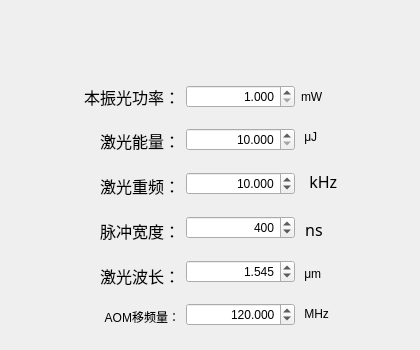
   <widget class="QWidget" name="tab_1">
    <attribute name="title">
     <string>激光参数</string>
    </attribute>
    <widget class="QWidget" name="horizontalLayoutWidget">
     <property name="geometry">
      <rect>
       <x>70</x>
       <y>70</y>
       <width>341</width>
       <height>271</height>
      </rect>
     </property>
     <layout class="QHBoxLayout" name="horizontalLayout_3">
      <item>
       <layout class="QVBoxLayout" name="verticalLayout">
        <item>
         <spacer name="verticalSpacer_19">
          <property name="orientation">
           <enum>Qt::Vertical</enum>
          </property>
          <property name="sizeHint" stdset="0">
           <size>
            <width>20</width>
            <height>40</height>
           </size>
          </property>
         </spacer>
        </item>
        <item>
         <widget class="QLabel" name="label_20">
          <property name="font">
           <font>
            <family>微软雅黑</family>
            <pointsize>12</pointsize>
           </font>
          </property>
          <property name="text">
           <string>本振光功率：</string>
          </property>
          <property name="alignment">
           <set>Qt::AlignRight|Qt::AlignTrailing|Qt::AlignVCenter</set>
          </property>
         </widget>
        </item>
        <item>
         <spacer name="verticalSpacer">
          <property name="orientation">
           <enum>Qt::Vertical</enum>
          </property>
          <property name="sizeHint" stdset="0">
           <size>
            <width>20</width>
            <height>40</height>
           </size>
          </property>
         </spacer>
        </item>
        <item>
         <widget class="QLabel" name="label_19">
          <property name="font">
           <font>
            <family>微软雅黑</family>
            <pointsize>12</pointsize>
           </font>
          </property>
          <property name="text">
           <string>激光能量：</string>
          </property>
          <property name="alignment">
           <set>Qt::AlignRight|Qt::AlignTrailing|Qt::AlignVCenter</set>
          </property>
         </widget>
        </item>
        <item>
         <spacer name="verticalSpacer_2">
          <property name="orientation">
           <enum>Qt::Vertical</enum>
          </property>
          <property name="sizeHint" stdset="0">
           <size>
            <width>20</width>
            <height>40</height>
           </size>
          </property>
         </spacer>
        </item>
        <item>
         <widget class="QLabel" name="label_15">
          <property name="font">
           <font>
            <family>微软雅黑</family>
            <pointsize>12</pointsize>
           </font>
          </property>
          <property name="text">
           <string>激光重频：</string>
          </property>
          <property name="alignment">
           <set>Qt::AlignRight|Qt::AlignTrailing|Qt::AlignVCenter</set>
          </property>
         </widget>
        </item>
        <item>
         <spacer name="verticalSpacer_3">
          <property name="orientation">
           <enum>Qt::Vertical</enum>
          </property>
          <property name="sizeHint" stdset="0">
           <size>
            <width>20</width>
            <height>40</height>
           </size>
          </property>
         </spacer>
        </item>
        <item>
         <widget class="QLabel" name="label_10">
          <property name="font">
           <font>
            <family>微软雅黑</family>
            <pointsize>12</pointsize>
           </font>
          </property>
          <property name="text">
           <string>脉冲宽度：</string>
          </property>
          <property name="alignment">
           <set>Qt::AlignRight|Qt::AlignTrailing|Qt::AlignVCenter</set>
          </property>
         </widget>
        </item>
        <item>
         <spacer name="verticalSpacer_4">
          <property name="orientation">
           <enum>Qt::Vertical</enum>
          </property>
          <property name="sizeHint" stdset="0">
           <size>
            <width>20</width>
            <height>40</height>
           </size>
          </property>
         </spacer>
        </item>
        <item>
         <widget class="QLabel" name="label_16">
          <property name="font">
           <font>
            <family>微软雅黑</family>
            <pointsize>12</pointsize>
           </font>
          </property>
          <property name="text">
           <string>激光波长：</string>
          </property>
          <property name="alignment">
           <set>Qt::AlignRight|Qt::AlignTrailing|Qt::AlignVCenter</set>
          </property>
         </widget>
        </item>
        <item>
         <spacer name="verticalSpacer_5">
          <property name="orientation">
           <enum>Qt::Vertical</enum>
          </property>
          <property name="sizeHint" stdset="0">
           <size>
            <width>20</width>
            <height>40</height>
           </size>
          </property>
         </spacer>
        </item>
        <item>
         <widget class="QLabel" name="label_14">
          <property name="text">
           <string> AOM移频量：</string>
          </property>
          <property name="alignment">
           <set>Qt::AlignRight|Qt::AlignTrailing|Qt::AlignVCenter</set>
          </property>
         </widget>
        </item>
        <item>
         <spacer name="verticalSpacer_6">
          <property name="orientation">
           <enum>Qt::Vertical</enum>
          </property>
          <property name="sizeHint" stdset="0">
           <size>
            <width>20</width>
            <height>40</height>
           </size>
          </property>
         </spacer>
        </item>
       </layout>
      </item>
      <item>
       <layout class="QVBoxLayout" name="verticalLayout_2">
        <item>
         <spacer name="verticalSpacer_20">
          <property name="orientation">
           <enum>Qt::Vertical</enum>
          </property>
          <property name="sizeHint" stdset="0">
           <size>
            <width>20</width>
            <height>40</height>
           </size>
          </property>
         </spacer>
        </item>
        <item>
         <widget class="QDoubleSpinBox" name="laserLocalPowerdoubleSpinBox">
          <property name="alignment">
           <set>Qt::AlignRight|Qt::AlignTrailing|Qt::AlignVCenter</set>
          </property>
          <property name="decimals">
           <number>3</number>
          </property>
          <property name="minimum">
           <double>1.000000000000000</double>
          </property>
          <property name="maximum">
           <double>4.000000000000000</double>
          </property>
          <property name="singleStep">
           <double>0.100000000000000</double>
          </property>
         </widget>
        </item>
        <item>
         <spacer name="verticalSpacer_7">
          <property name="orientation">
           <enum>Qt::Vertical</enum>
          </property>
          <property name="sizeHint" stdset="0">
           <size>
            <width>20</width>
            <height>40</height>
           </size>
          </property>
         </spacer>
        </item>
        <item>
         <widget class="QDoubleSpinBox" name="laserPulseEnergydoubleSpinBox">
          <property name="alignment">
           <set>Qt::AlignRight|Qt::AlignTrailing|Qt::AlignVCenter</set>
          </property>
          <property name="decimals">
           <number>3</number>
          </property>
          <property name="minimum">
           <double>10.000000000000000</double>
          </property>
          <property name="maximum">
           <double>100.000000000000000</double>
          </property>
          <property name="value">
           <double>10.000000000000000</double>
          </property>
         </widget>
        </item>
        <item>
         <spacer name="verticalSpacer_8">
          <property name="orientation">
           <enum>Qt::Vertical</enum>
          </property>
          <property name="sizeHint" stdset="0">
           <size>
            <width>20</width>
            <height>40</height>
           </size>
          </property>
         </spacer>
        </item>
        <item>
         <widget class="QDoubleSpinBox" name="laserRPFSpinBox">
          <property name="alignment">
           <set>Qt::AlignRight|Qt::AlignTrailing|Qt::AlignVCenter</set>
          </property>
          <property name="decimals">
           <number>3</number>
          </property>
          <property name="minimum">
           <double>0.000000000000000</double>
          </property>
          <property name="maximum">
           <double>1000000.000000000000000</double>
          </property>
          <property name="singleStep">
           <double>10.000000000000000</double>
          </property>
          <property name="value">
           <double>10.000000000000000</double>
          </property>
         </widget>
        </item>
        <item>
         <spacer name="verticalSpacer_9">
          <property name="orientation">
           <enum>Qt::Vertical</enum>
          </property>
          <property name="sizeHint" stdset="0">
           <size>
            <width>20</width>
            <height>40</height>
           </size>
          </property>
         </spacer>
        </item>
        <item>
         <widget class="QSpinBox" name="laserPulseWidthSpinBox">
          <property name="alignment">
           <set>Qt::AlignRight|Qt::AlignTrailing|Qt::AlignVCenter</set>
          </property>
          <property name="maximum">
           <number>1000000</number>
          </property>
          <property name="value">
           <number>400</number>
          </property>
         </widget>
        </item>
        <item>
         <spacer name="verticalSpacer_10">
          <property name="orientation">
           <enum>Qt::Vertical</enum>
          </property>
          <property name="sizeHint" stdset="0">
           <size>
            <width>20</width>
            <height>40</height>
           </size>
          </property>
         </spacer>
        </item>
        <item>
         <widget class="QDoubleSpinBox" name="laserWaveLengthdoubleSpinBox">
          <property name="alignment">
           <set>Qt::AlignRight|Qt::AlignTrailing|Qt::AlignVCenter</set>
          </property>
          <property name="decimals">
           <number>3</number>
          </property>
          <property name="maximum">
           <double>10.000000000000000</double>
          </property>
          <property name="singleStep">
           <double>0.001000000000000</double>
          </property>
          <property name="value">
           <double>1.545000000000000</double>
          </property>
         </widget>
        </item>
        <item>
         <spacer name="verticalSpacer_11">
          <property name="orientation">
           <enum>Qt::Vertical</enum>
          </property>
          <property name="sizeHint" stdset="0">
           <size>
            <width>20</width>
            <height>40</height>
           </size>
          </property>
         </spacer>
        </item>
        <item>
         <widget class="QDoubleSpinBox" name="laserAOMdoubleSpinBox">
          <property name="alignment">
           <set>Qt::AlignRight|Qt::AlignTrailing|Qt::AlignVCenter</set>
          </property>
          <property name="decimals">
           <number>3</number>
          </property>
          <property name="maximum">
           <double>500.000000000000000</double>
          </property>
          <property name="value">
           <double>120.000000000000000</double>
          </property>
         </widget>
        </item>
        <item>
         <spacer name="verticalSpacer_12">
          <property name="orientation">
           <enum>Qt::Vertical</enum>
          </property>
          <property name="sizeHint" stdset="0">
           <size>
            <width>20</width>
            <height>40</height>
           </size>
          </property>
         </spacer>
        </item>
       </layout>
      </item>
      <item>
       <layout class="QVBoxLayout" name="verticalLayout_3">
        <item>
         <spacer name="verticalSpacer_21">
          <property name="orientation">
           <enum>Qt::Vertical</enum>
          </property>
          <property name="sizeHint" stdset="0">
           <size>
            <width>20</width>
            <height>40</height>
           </size>
          </property>
         </spacer>
        </item>
        <item>
         <widget class="QLabel" name="label_37">
          <property name="text">
           <string>mW</string>
          </property>
         </widget>
        </item>
        <item>
         <spacer name="verticalSpacer_13">
          <property name="orientation">
           <enum>Qt::Vertical</enum>
          </property>
          <property name="sizeHint" stdset="0">
           <size>
            <width>20</width>
            <height>40</height>
           </size>
          </property>
         </spacer>
        </item>
        <item>
         <widget class="QLabel" name="label_18">
          <property name="text">
           <string> μJ</string>
          </property>
         </widget>
        </item>
        <item>
         <spacer name="verticalSpacer_14">
          <property name="orientation">
           <enum>Qt::Vertical</enum>
          </property>
          <property name="sizeHint" stdset="0">
           <size>
            <width>20</width>
            <height>40</height>
           </size>
          </property>
         </spacer>
        </item>
        <item>
         <widget class="QLabel" name="label_11">
          <property name="font">
           <font>
            <family>微软雅黑</family>
            <pointsize>12</pointsize>
           </font>
          </property>
          <property name="text">
           <string>  kHz</string>
          </property>
         </widget>
        </item>
        <item>
         <spacer name="verticalSpacer_15">
          <property name="orientation">
           <enum>Qt::Vertical</enum>
          </property>
          <property name="sizeHint" stdset="0">
           <size>
            <width>20</width>
            <height>40</height>
           </size>
          </property>
         </spacer>
        </item>
        <item>
         <widget class="QLabel" name="label_13">
          <property name="font">
           <font>
            <family>微软雅黑</family>
            <pointsize>12</pointsize>
           </font>
          </property>
          <property name="text">
           <string> ns</string>
          </property>
         </widget>
        </item>
        <item>
         <spacer name="verticalSpacer_16">
          <property name="orientation">
           <enum>Qt::Vertical</enum>
          </property>
          <property name="sizeHint" stdset="0">
           <size>
            <width>20</width>
            <height>40</height>
           </size>
          </property>
         </spacer>
        </item>
        <item>
         <widget class="QLabel" name="label_17">
          <property name="text">
           <string> μm</string>
          </property>
         </widget>
        </item>
        <item>
         <spacer name="verticalSpacer_17">
          <property name="orientation">
           <enum>Qt::Vertical</enum>
          </property>
          <property name="sizeHint" stdset="0">
           <size>
            <width>20</width>
            <height>40</height>
           </size>
          </property>
         </spacer>
        </item>
        <item>
         <widget class="QLabel" name="label_12">
          <property name="text">
           <string> MHz</string>
          </property>
         </widget>
        </item>
        <item>
         <spacer name="verticalSpacer_18">
          <property name="orientation">
           <enum>Qt::Vertical</enum>
          </property>
          <property name="sizeHint" stdset="0">
           <size>
            <width>20</width>
            <height>40</height>
           </size>
          </property>
         </spacer>
        </item>
       </layout>
      </item>
     </layout>
    </widget>
   </widget>
